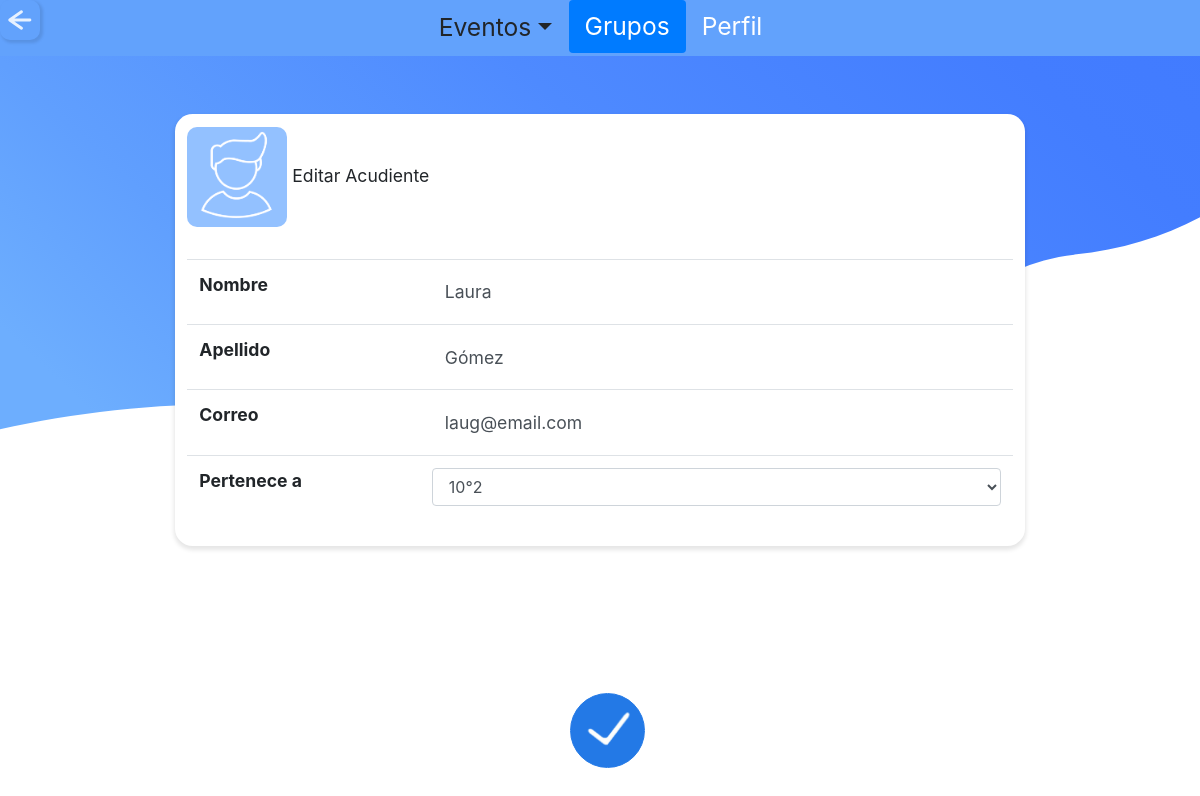
/admin/actualizar_acu.php?id=809332 (signed in), run on the app's committed database.
### tables this page shows
CREATE TABLE `tbl_acudiente` (
  `id_acudiente` varchar(10) NOT NULL,
  `nombre_acu` varchar(30) NOT NULL,
  `apellido_acu` varchar(30) NOT NULL,
  `correo_acu` varchar(60) NOT NULL,
  `contrasena_acu` varchar(20) NOT NULL,
  `codigo_g` varchar(10) NOT NULL
);

CREATE TABLE `tbl_grupo` (
  `codigo_g` varchar(10) NOT NULL,
  `grado_g` int(11) NOT NULL,
  `grupo_g` varchar(3) NOT NULL,
  `id_jornada` varchar(3) DEFAULT NULL
);

### admin/actualizar_acu.php (the view, shortened to what this page needs)
<?php
  include "../php/conexion.php";
  include "../php/variables.php";
?>
<!doctype html>
<html>
  <head>
  <?php
    $title="Administrador | SchoolTime";
    echo Links($title);
    ?>
  </head>
  <body>
    <?php
    $titulo="grupos";
    echo Eventos($titulo);
    $id=$_REQUEST['id'];
    ?>
<br>
<br>
<br>
<br>
<div class="center-90">
<div class="titulo_perfil default">
  <div class="medio">
  <div class="row no-gutters">
  <div class="col-md-4">
  <img class="tipo-evento" src="../iconos/acudiente.png">
  Editar Acudiente
  </div>
  <div class="col-md-9">
  </div>
  </div>
    <div class="table-responsive">
    <table class="table margin-top-1">
  <?php
	$queryDoc="SELECT * FROM tbl_acudiente WHERE id_acudiente='$id'";
	$resultadoDoc=$conexion->query($queryDoc);
	while ($rowDoc=$resultadoDoc->fetch_assoc()){
  ?>
  <form action="../php/modificar_acu.php?id=<?php echo $id?>" method="post">
  <tbody>
    <tr>
    <td>
    <label class="bold" for="nombre">Nombre</label>
    </td>
    <td>
    <input type="text" class="titulo_evento" id="nombre" name="nombre_acu" value="<?php echo $rowDoc['nombre_acu']?>" required>
    </td>
    </tr>
    <tr>
    <td>
    <label class="bold" for="apellido">Apellido</label>
    </td>
    <td>
    <input type="text" class="titulo_evento" id="apellido" name="apellido_acu" value="<?php echo $rowDoc['apellido_acu']?>" required>
    </td>
    </tr>
    <tr>
    <td>
    <label class="bold" for="correo">Correo</label>
    </td>
    <td>
    <input type="email" class="titulo_evento" id="correo" name="correo_acu" value="<?php echo $rowDoc['correo_acu']?>" required>
    </td>
    </tr>
    <tr>
    <td>
    <label class="bold" for="nombre">Pertenece a</label>
    </td>
    <td>
    <select name="grupo_acu" class="form-control" required>
    <?php
	$queryG="SELECT * FROM tbl_grupo ORDER BY grado_g";
	$resultadoG=$conexion->query($queryG);
	while ($rowG=$resultadoG->fetch_assoc()){
    ?>
       <option value="<?php echo $rowG['codigo_g']?>" <?php if($rowG['codigo_g']==$rowDoc['codigo_g']){ echo "selected"; }?>><?php
       if($rowG['grado_g']!=null){echo $rowG['grado_g']."°".$rowG['grupo_g'];}elseif($rowG['codigo_g']=="DOCENTES"){ echo "Docentes sin dirección";}?></option>
    <?php
    }
    ?>
      </select>
    </td>
    </tr>
    <?php
}
?>
  </tbody>
</table>
</div>
  </div>
</div>
</div>
<center>
  <div class="form-check form-check-inline">
  <input class="btn_aceptar" type="submit" value="" name="actualizar">
  </div>
</center>
  </body>
</html>

### css/style.css (style rules this page uses)
* { padding: 0; margin: 0; }
body { background: url(../svg/back_one.svg) no-repeat center center fixed; background-size: cover; font-size: 110%; }
.center-90 { margin: 0 auto; max-width: 90%; padding: 0.5em; border: 0px solid #CCC; border-radius: 1em; background-color: transparent; }
.btn_aceptar { position: fixed; bottom: 0; display: inline-block; font-weight: 400; color: transparent; -webkit-user-select: none; -moz-user-select: none; -ms-user-select: none; user-select: none; width: 75px; height: 75px; box-shadow: none; background-color: #2379E6; background: url(../iconos/aceptar.png) no-repeat center center; background-size: 100%; border: 1px solid #2379E6; padding: 0.375rem 0.75rem; margin-bottom: 2rem; font-size: 1rem; line-height: 1.5; border-radius: 3rem; margin-left: -1.5rem; transition: width .8s; }
input { background-color: white; width: 80px; height: 80px; border-radius: 10px; border-color: transparent; color: transparent; box-shadow: 2px 2px 3px 1px rgba(0, 0, 0, 0.1); }
.titulo_evento { display: block; width: 100%; height: calc(1.5em + 0.75rem + 2px); padding: 0.375rem 0.75rem; font-weight: 400; line-height: 1.5; color: #495057; background-color: transparent; background-clip: padding-box; border: 1px solid transparent; border-radius: 0.25em; transition: border-color 0.15s ease-in-out, box-shadow 0.15s ease-in-out; box-shadow: none; }
.tipo-evento { background-color: white; width: 100px; height: 100px; border-radius: 10px; border-color: #F2F2F2; color: transparent; }
.medio { margin: 0 auto; max-width: 80%; padding: 0.7em; border: 0px solid #CCC; box-shadow: 0px 3px 4px 1px rgba(0, 0, 0, 0.1); border-radius: 1em; background-color: white; margin-bottom: 0.6rem; text-decoration: none; }
.margin-top-1 { margin-top: 1rem; }
.bold { font-weight: bold; }

### data on the page
tbl_acudiente: nombre_acu "Laura", apellido_acu "Gómez", correo_acu "laug@email.com", grupo_acu "10°2"
